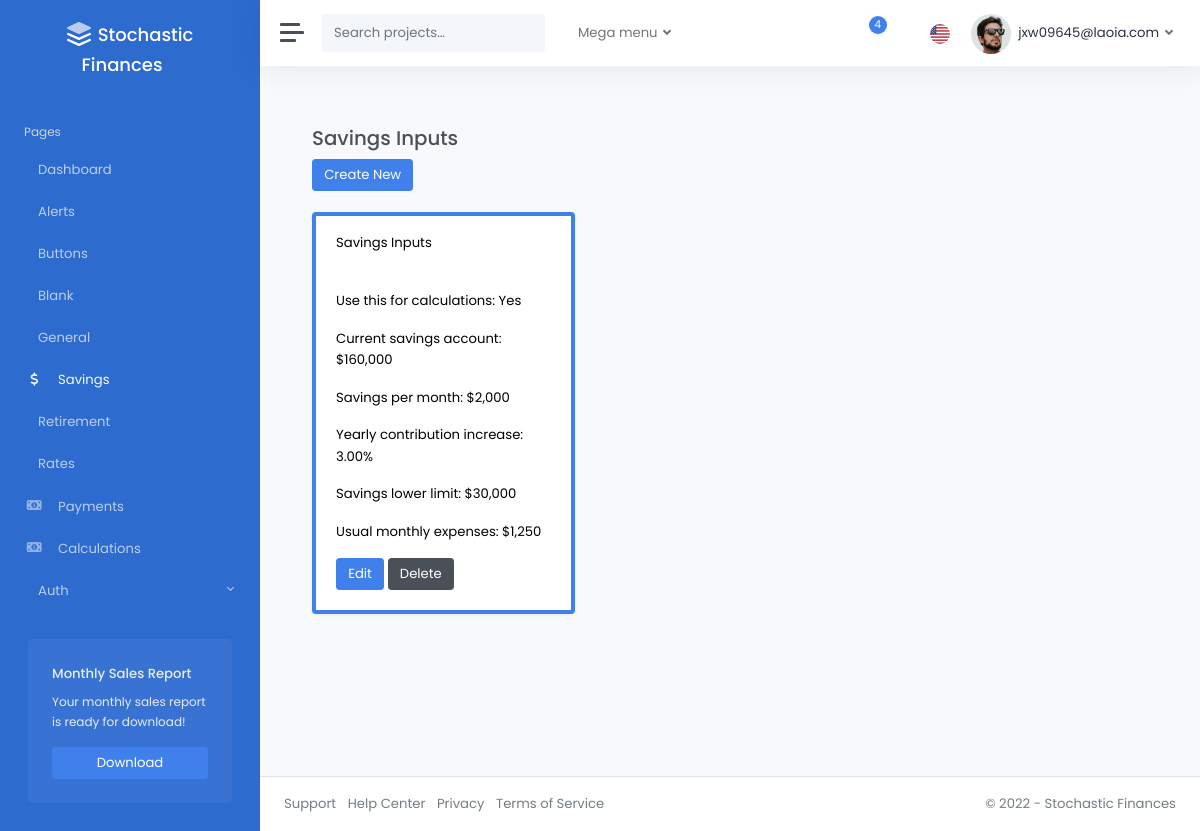
The page /savings/ (signed in) on the database as committed earlier.
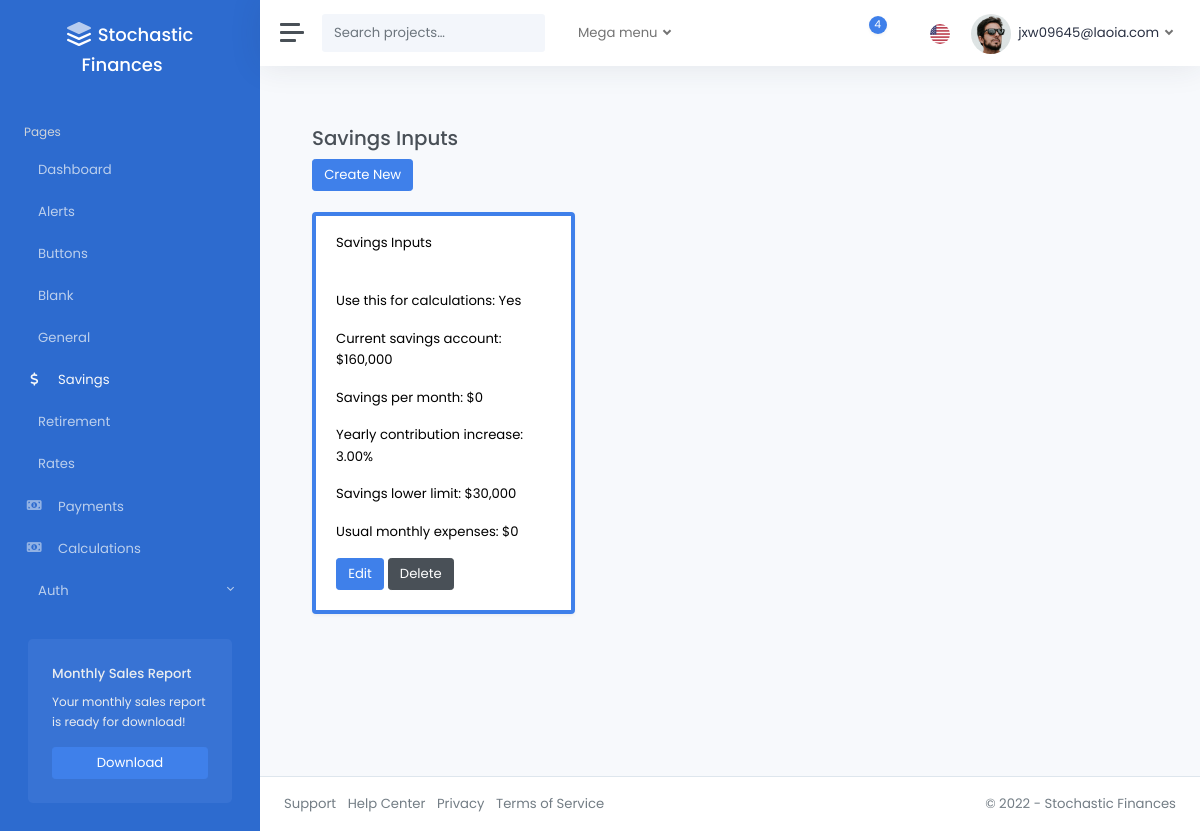
The same page on the database as committed later.
### pages/models.py (models this page shows)
class SavingsInputsModel(models.Model):
    is_active = models.BooleanField(
        default=False,
    )
    base_savings = models.FloatField(
        validators=[validate_base_savings, decimal_validator]
    )
    base_saved_per_mo = models.FloatField(
        validators=[validate_base_saved_per_mo, decimal_validator],
    )
    base_savings_per_yr_increase = models.FloatField(
        validators=[validate_base_per_yr_increase, decimal_validator],
    )
    savings_lower_limit = models.FloatField(
        validators=[validate_savings_lower_limit, decimal_validator]
    )
    base_monthly_bills = models.FloatField(
        validators=[validate_base_monthly_bills, decimal_validator]
    )
    interest_rate_per_yr = models.FloatField(
        validators=[validate_rates_per_yr, decimal_validator],
        null=True,
        blank=True,
        help_text="Optional: Leave blank to use default rate from Rates form",
    )
    created_by = models.ForeignKey(
        CustomUser,
        related_name="savings_inputs",
        on_delete=models.CASCADE,
    )
    modified_at = models.DateTimeField(auto_now=True)
    class Meta:
        verbose_name_plural = "Savings_Inputs"

### pages/views.py (the view)
# urls.py: path("savings/", savings_inputs_dashboard, name="savings_inputs_dashboard"),
@login_required
def savings_inputs_dashboard(request):
    savings_inputs_models = SavingsInputsModel.objects.filter(created_by=request.user)
    return render(
        request,
        "pages/savings_inputs.html",
        {"savings_inputs": savings_inputs_models},
    )

### templates/pages/savings_inputs.html (shortened to what this page needs)
{% extends 'layouts/_base.html' %}
{% load static %}
{% block content %}
<div class="container">
    <br />
    <h3>Savings Inputs</h3>
    <div>
        <a href="{% url 'savings_inputs_create'%}" class="btn btn-primary">Create New</a>
    </div>
<br />
<div class="row">
    {% for item in savings_inputs %}
        <div class="col-md-4">
            <div class="card shadow {% if item.is_active %}border-primary{% else %}border-dark{% endif %} mb-3 text-black" style="border-width: {% if item.is_active %}4px{% else %}3px{% endif %};">
                <div class="card-header">Savings Inputs</div>
                <div class="card-body">
                    <p class="card-text">Use this for calculations: {{ item.is_active|yesno|title }}</p>
                    <p class="card-text">Current savings account: ${{ item.base_savings|floatformat:"0g" }}</p>
                    <p class="card-text">Savings per month: ${{ item.base_saved_per_mo|floatformat:"0g" }}</p>
                    <p class="card-text">Yearly contribution increase: {{ item.base_savings_per_yr_increase|floatformat:"2" }}%</p>
                    <p class="card-text">Savings lower limit: ${{ item.savings_lower_limit|floatformat:"0g" }}</p>
                    <p class="card-text">Usual monthly expenses: ${{ item.base_monthly_bills|floatformat:"0g" }}</p>
                    <a href="{% url 'savings_inputs_edit' item.id %}" class="btn btn-primary">Edit</a>
                    <a href="{% url 'savings_inputs_delete' item.id %}" class="btn btn-secondary">Delete</a>
                </div>
            </div>
        </div>
    {% endfor %}
</div>
</div>
{% endblock %}

Rows that differ between the two databases and show on the page:
changed SavingsInputsModel "Yes": base_saved_per_mo "2,000" → "0"; base_monthly_bills "1,250" → "0"
